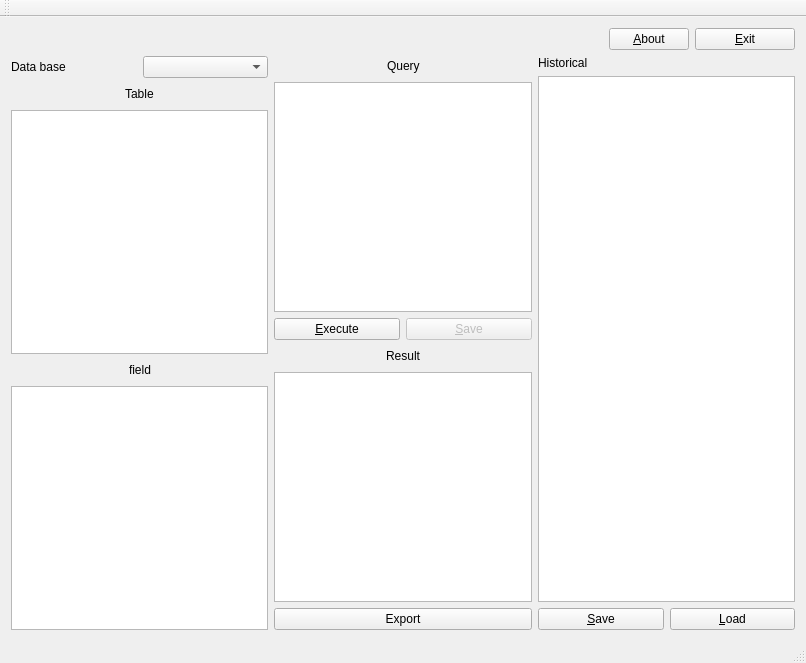
<?xml version="1.0" encoding="UTF-8"?>
<ui version="4.0">
 <class>MainWindow</class>
 <widget class="QMainWindow" name="MainWindow">
  <property name="geometry">
   <rect>
    <x>0</x>
    <y>0</y>
    <width>806</width>
    <height>663</height>
   </rect>
  </property>
  <property name="windowTitle">
   <string>Query SQL</string>
  </property>
  <widget class="QWidget" name="centralWidget">
   <layout class="QVBoxLayout" name="verticalLayout_4">
    <item>
     <layout class="QHBoxLayout" name="horizontalLayout_10">
      <item>
       <widget class="QLabel" name="label_erreurs">
        <property name="text">
         <string/>
        </property>
       </widget>
      </item>
      <item>
       <widget class="QPushButton" name="pushButton_about">
        <property name="sizePolicy">
         <sizepolicy hsizetype="Maximum" vsizetype="Fixed">
          <horstretch>0</horstretch>
          <verstretch>0</verstretch>
         </sizepolicy>
        </property>
        <property name="text">
         <string>&amp;About</string>
        </property>
       </widget>
      </item>
      <item>
       <widget class="QPushButton" name="pushButton_cancel">
        <property name="maximumSize">
         <size>
          <width>100</width>
          <height>16777215</height>
         </size>
        </property>
        <property name="text">
         <string>&amp;Exit</string>
        </property>
       </widget>
      </item>
     </layout>
    </item>
    <item>
     <layout class="QHBoxLayout" name="horizontalLayout_6">
      <item>
       <layout class="QVBoxLayout" name="verticalLayout">
        <item>
         <layout class="QHBoxLayout" name="horizontalLayout">
          <item>
           <widget class="QLabel" name="label_bdd">
            <property name="text">
             <string>Data base</string>
            </property>
           </widget>
          </item>
          <item>
           <widget class="QComboBox" name="comboBox_bdd"/>
          </item>
         </layout>
        </item>
        <item>
         <layout class="QHBoxLayout" name="horizontalLayout_2">
          <item>
           <spacer name="horizontalSpacer_3">
            <property name="orientation">
             <enum>Qt::Horizontal</enum>
            </property>
            <property name="sizeHint" stdset="0">
             <size>
              <width>40</width>
              <height>20</height>
             </size>
            </property>
           </spacer>
          </item>
          <item>
           <widget class="QLabel" name="label_tables">
            <property name="text">
             <string>Table</string>
            </property>
           </widget>
          </item>
          <item>
           <spacer name="horizontalSpacer_4">
            <property name="orientation">
             <enum>Qt::Horizontal</enum>
            </property>
            <property name="sizeHint" stdset="0">
             <size>
              <width>40</width>
              <height>20</height>
             </size>
            </property>
           </spacer>
          </item>
         </layout>
        </item>
        <item>
         <widget class="QListWidget" name="listWidget_tables"/>
        </item>
        <item>
         <layout class="QHBoxLayout" name="horizontalLayout_3">
          <item>
           <spacer name="horizontalSpacer">
            <property name="orientation">
             <enum>Qt::Horizontal</enum>
            </property>
            <property name="sizeHint" stdset="0">
             <size>
              <width>40</width>
              <height>20</height>
             </size>
            </property>
           </spacer>
          </item>
          <item>
           <widget class="QLabel" name="label_champs">
            <property name="text">
             <string>field</string>
            </property>
           </widget>
          </item>
          <item>
           <spacer name="horizontalSpacer_2">
            <property name="orientation">
             <enum>Qt::Horizontal</enum>
            </property>
            <property name="sizeHint" stdset="0">
             <size>
              <width>40</width>
              <height>20</height>
             </size>
            </property>
           </spacer>
          </item>
         </layout>
        </item>
        <item>
         <widget class="QListWidget" name="listWidget_champs"/>
        </item>
       </layout>
      </item>
      <item>
       <layout class="QVBoxLayout" name="verticalLayout_2">
        <item>
         <layout class="QHBoxLayout" name="horizontalLayout_4">
          <item>
           <spacer name="horizontalSpacer_5">
            <property name="orientation">
             <enum>Qt::Horizontal</enum>
            </property>
            <property name="sizeHint" stdset="0">
             <size>
              <width>40</width>
              <height>20</height>
             </size>
            </property>
           </spacer>
          </item>
          <item>
           <widget class="QLabel" name="label_requete">
            <property name="text">
             <string>Query</string>
            </property>
           </widget>
          </item>
          <item>
           <spacer name="horizontalSpacer_6">
            <property name="orientation">
             <enum>Qt::Horizontal</enum>
            </property>
            <property name="sizeHint" stdset="0">
             <size>
              <width>40</width>
              <height>20</height>
             </size>
            </property>
           </spacer>
          </item>
         </layout>
        </item>
        <item>
         <widget class="QTextEdit" name="textEdit_requete"/>
        </item>
        <item>
         <layout class="QHBoxLayout" name="horizontalLayout_9">
          <item>
           <widget class="QPushButton" name="pushButton_executer">
            <property name="text">
             <string>&amp;Execute</string>
            </property>
           </widget>
          </item>
          <item>
           <widget class="QPushButton" name="pushButton_enregistrer">
            <property name="enabled">
             <bool>false</bool>
            </property>
            <property name="text">
             <string>&amp;Save</string>
            </property>
           </widget>
          </item>
         </layout>
        </item>
        <item>
         <layout class="QHBoxLayout" name="horizontalLayout_5">
          <item>
           <spacer name="horizontalSpacer_7">
            <property name="orientation">
             <enum>Qt::Horizontal</enum>
            </property>
            <property name="sizeHint" stdset="0">
             <size>
              <width>40</width>
              <height>20</height>
             </size>
            </property>
           </spacer>
          </item>
          <item>
           <widget class="QLabel" name="label_resultat">
            <property name="text">
             <string>Result</string>
            </property>
           </widget>
          </item>
          <item>
           <spacer name="horizontalSpacer_8">
            <property name="orientation">
             <enum>Qt::Horizontal</enum>
            </property>
            <property name="sizeHint" stdset="0">
             <size>
              <width>40</width>
              <height>20</height>
             </size>
            </property>
           </spacer>
          </item>
         </layout>
        </item>
        <item>
         <widget class="QTableWidget" name="tableWidget_resultat"/>
        </item>
        <item>
         <widget class="QPushButton" name="pushButton_exporter">
          <property name="text">
           <string>Export</string>
          </property>
         </widget>
        </item>
       </layout>
      </item>
      <item>
       <layout class="QVBoxLayout" name="verticalLayout_3">
        <item>
         <layout class="QHBoxLayout" name="horizontalLayout_8">
          <item>
           <widget class="QLabel" name="label_historique">
            <property name="text">
             <string>Historical</string>
            </property>
           </widget>
          </item>
         </layout>
        </item>
        <item>
         <widget class="QListWidget" name="listWidget_historique"/>
        </item>
        <item>
         <layout class="QHBoxLayout" name="horizontalLayout_7">
          <item>
           <widget class="QPushButton" name="pushButton_savehistorique">
            <property name="text">
             <string>&amp;Save</string>
            </property>
           </widget>
          </item>
          <item>
           <widget class="QPushButton" name="pushButton_importer">
            <property name="text">
             <string>&amp;Load</string>
            </property>
           </widget>
          </item>
         </layout>
        </item>
       </layout>
      </item>
     </layout>
    </item>
   </layout>
  </widget>
  <widget class="QToolBar" name="mainToolBar">
   <attribute name="toolBarArea">
    <enum>TopToolBarArea</enum>
   </attribute>
   <attribute name="toolBarBreak">
    <bool>false</bool>
   </attribute>
  </widget>
  <widget class="QStatusBar" name="statusBar"/>
 </widget>
 <layoutdefault spacing="6" margin="11"/>
 <resources/>
 <connections/>
</ui>
